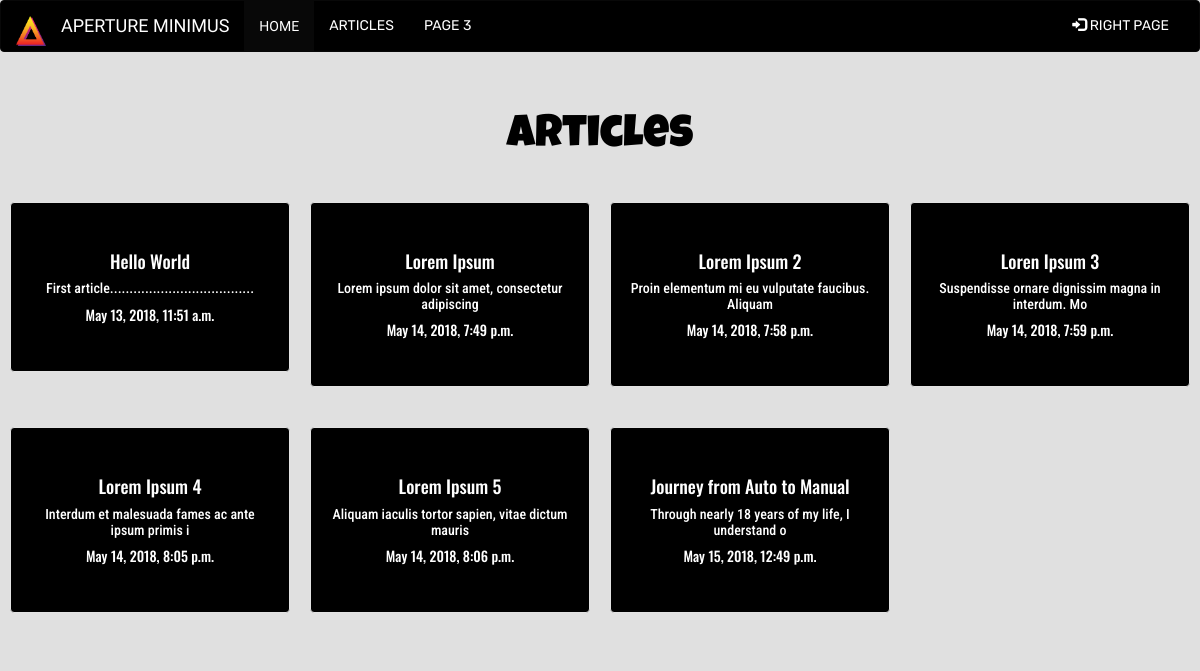
The app's page /articles/ with its own data.
### articles/models.py (models this page shows, shortened)
class Articles(models.Model):
    title = models.CharField(max_length=100)
    body = models.TextField()
    slug = models.SlugField(null=True)
    date = models.DateTimeField(auto_now_add=True)
    thumb = models.ImageField(default='skate.jpg',blank=True)
    img0 = models.ImageField(default='default.png', blank=True)
    img1 = models.ImageField(default = 'default.png',blank=True)
    img2 = models.ImageField(default='default.png', blank=True)
    img3 = models.ImageField(default='default.png', blank=True)
    img4 = models.ImageField(default='default.png', blank=True)
    img5 = models.ImageField(default='default.png', blank=True)
    img6 = models.ImageField(default='default.png', blank=True)
    img7 = models.ImageField(default='default.png', blank=True)
    img8 = models.ImageField(default='default.png', blank=True)
    img9 = models.ImageField(default='default.png', blank=True)
    def snippet(self):
        return self.body[:50]

### articles/views.py (the view)
def article_list(request):
    article = Articles.objects.all().order_by('date')
    return render(request, 'articles/article_list.html',{'article':article})

### articles/templates/articles/article_list.html
{% extends 'base.html' %}
{% block content %}
    <br>
    <h1 class="text-center">Articles</h1>
    <br>
    <div>
        <div class='container-fluid'>
        <div class='row'>
        {% for i in article %}
        <a href="{% url 'articles:detail' slug=i.slug %} " style="color:black" >
            <div class=' col-sm-3 text-center' style="padding:10px;" >
                <span class='border border-primary'>
                <div  id="main-" class = "cc well card card-success" style="" >
                <br>
                <h4 style="color: white;font-family: 'Oswald'">{{i.title}}</h4>
                <h5 style="color: white;font-family: 'Roboto Condensed';">{{i.snippet}}</h5>
                <h5 style="color: white;font-family: 'Oswald';">{{i.date}}</h5>
                <br>
                </div>
                </span>
            </div>
        </a>
        {% endfor %}
        </div>
        </div>
    </div>
{% endblock %}

### aperturebase/static/base.css (style rules this page uses)
body { background: #e0e0e0; }

### templates/base.html (style rules this page uses)
.well { background: #000000; }
h1 { font-family: 'Luckiest Guy'; color:#000000; }
@media screen and (min-width: 601px) { h1 { font-size: 45px; } }

### records on screen
Articles: title "Hello World", snippet "First article.....................................", date "May 13, 2018, 11:51 a.m."
Articles: title "Lorem Ipsum", snippet "Lorem ipsum dolor sit amet, consectetur adipiscing", date "May 14, 2018, 7:49 p.m."
Articles: title "Lorem Ipsum 2", snippet "Proin elementum mi eu vulputate faucibus. Aliquam", date "May 14, 2018, 7:58 p.m."
Articles: title "Loren Ipsum 3", snippet "Suspendisse ornare dignissim magna in interdum. Mo", date "May 14, 2018, 7:59 p.m."
Articles: title "Lorem Ipsum 4", snippet "Interdum et malesuada fames ac ante ipsum primis i", date "May 14, 2018, 8:05 p.m."
Articles: title "Lorem Ipsum 5", snippet "Aliquam iaculis tortor sapien, vitae dictum mauris", date "May 14, 2018, 8:06 p.m."
Articles: title "Journey from Auto to Manual", snippet "Through nearly 18 years of my life, I understand o", date "May 15, 2018, 12:49 p.m."
